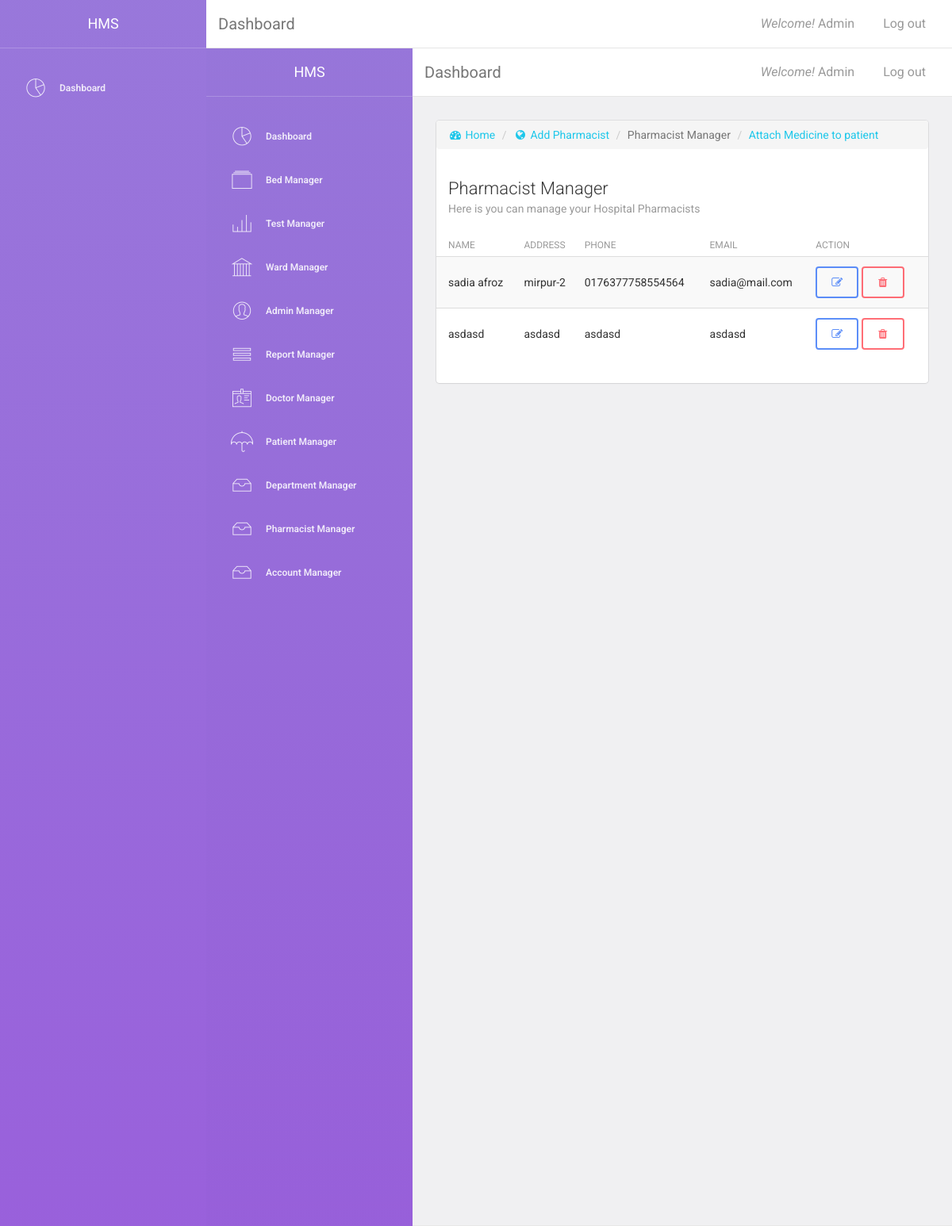
Screenshot of /manage_pharmacist.php (signed in) with the database file from the repository.
### tables this page shows
CREATE TABLE `tbl_pharmacist` (
  `pharmacist_id` int(11) NOT NULL,
  `pharmacist_name` varchar(50) NOT NULL,
  `pharmacist_address` varchar(50) NOT NULL,
  `pharmacist_phone` varchar(50) NOT NULL,
  `pharmacist_email` varchar(50) NOT NULL
);

### content/pharmacist_manager.php (the view, shortened to what this page needs)
<?php
require '../function/db_connect.php';
$sql = "SELECT * FROM tbl_pharmacist";
$result = mysqli_query($conn, $sql);
?>
<!DOCTYPE html>
<html lang="en">
<head>
    <link rel="stylesheet" href="../assets/css/jquery.dataTables.min.css">
    <link href="../assets/css/bootstrap.min.css" rel="stylesheet" />
    <link href="../assets/css/light-bootstrap-dashboard.css" rel="stylesheet"/>
    <link href="http://maxcdn.bootstrapcdn.com/font-awesome/4.2.0/css/font-awesome.min.css" rel="stylesheet">
    <link href="../assets/css/pe-icon-7-stroke.css" rel="stylesheet" />
</head>
<body>
<div class="wrapper"  style="height: 1000px !important;">
    <div class="sidebar" data-color="purple" data-image="../assets/img/sidebar-5.jpg">
        <div class="sidebar-wrapper">
            <div class="logo">
                <a href="../index.php" class="simple-text">
                    HMS
                </a>
            </div>
            <ul class="nav">
                <li class="<?php if (basename($_SERVER['PHP_SELF'])=='index.php') echo 'active';?>">
                    <a href="../index.php">
                        <i class="pe-7s-graph"></i>
                        <p>Dashboard</p>
                    </a>
                </li>
                <li>
                    <a href="../manage_bed.php">
                        <i class="pe-7s-albums"></i>
                        <p>Bed Manager</p>
                    </a>
                </li>
                <li>
                    <a href="../manage_test.php">
                        <i class="pe-7s-graph3"></i>
                        <p>Test Manager</p>
                    </a>
                </li>
                <li>
                    <a href="../manage_ward.php">
                        <i class="pe-7s-culture"></i>
                        <p>Ward Manager</p>
                    </a>
                </li>
                <li>
                    <a href="../manage_admin.php">
                        <i class="pe-7s-user"></i>
                        <p>Admin Manager</p>
                    </a>
                </li>
                <li>
                    <a href="../manage_report.php">
                        <i class="pe-7s-menu"></i>
                        <p>Report Manager</p>
                    </a>
                </li>
                <li>
                    <a href="../manage_doctor.php">
                        <i class="pe-7s-id"></i>
                        <p>Doctor Manager</p>
                    </a>
                </li>
                <li>
                    <a href="../manage_patient.php">
                        <i class="pe-7s-umbrella"></i>
                        <p>Patient Manager</p>
                    </a>
                </li>
                <li>
                    <a href="../manage_department.php">
                        <i class="pe-7s-drawer"></i>
                        <p>Department Manager</p>
                    </a>
                </li>
                <li class="<?php if (basename($_SERVER['PHP_SELF'])=='pharmacist_manager.php') echo 'active';?>">
                    <a href="pharmacist_manager.php">
                        <i class="pe-7s-drawer"></i>
                        <p>Pharmacist Manager</p>
                    </a>
                </li>
                <li>
                    <a href="../manage_account.php">
                        <i class="pe-7s-drawer"></i>
                        <p>Account Manager</p>
                    </a>
            </ul>
        </div>
    </div>
    <div class="main-panel">
        <?php require 'header.php'; ?>
        <div class="content">
            <div class="container-fluid">
                <div class="row">
                    <div class="col-md-12">
                        <div class="card">
                            <ol class="breadcrumb">
                                <li><a href="index.php"><i class="fa fa-dashboard"></i> Home</a></li>
                                <li><a href="add_pharmacist.php"><i class="fa fa-globe"></i> Add Pharmacist</a></li>
                                <li class="active">Pharmacist Manager</li>
                                <li><a href="add_medicin_to_patient.php">Attach Medicine to patient</a></li>
                            </ol>
                            <div class="header">
                                <h4 class="title">Pharmacist Manager</h4>
                                <p class="category">Here is you can manage your Hospital Pharmacists</p>
                            </div>
                            <div class="content table-responsive table-full-width">
                                <table class="table table-hover table-striped" id="myTable">
                                    <thead>
                                    <th>Name</th>
                                    <th>Address</th>
                                    <th>Phone</th>
                                    <th>Email</th>
                                    <th>Action</th>
                                    </thead>
                                    <tbody>
                                    <?php
                                    while ($row = mysqli_fetch_assoc($result)) {
                                        ?>
                                        <tr>
                                            <td><?php echo $row['pharmacist_name'] ?></td>
                                            <td><?php echo $row['pharmacist_address'] ?></td>
                                            <td><?php echo $row['pharmacist_phone'] ?></td>
                                            <td><?php echo $row['pharmacist_email'] ?></td>
                                            <td>
                                                <a href="edit_pharmacist.php?id=<?php echo $row['pharmacist_id']; ?>" class="btn btn-primary" data-toggle="tooltip" title="Edit Pharmacist"><i class="fa fa-pencil-square-o"></i></a>
                                                <a href="../function/delete_pharmacist.php?id=<?php echo $row['pharmacist_id']; ?>" class="btn btn-danger" data-toggle="tooltip" title="Delete Pharmacist" onclick="return check_delete();"><i class="fa fa-trash"></i></a>
                                            </td>
                                        </tr>
                                    <?php } ?>
                                    </tbody>
                                </table>
                            </div>
                        </div>
                    </div>
                </div>
            </div>
        </div>
    </div>
</div>
</body>
</html>

### rows the page displays
tbl_pharmacist: pharmacist_name "sadia afroz", pharmacist_address "mirpur-2", pharmacist_phone "0176377758554564", pharmacist_email "sadia@mail.com"
tbl_pharmacist: pharmacist_name "asdasd", pharmacist_address "asdasd", pharmacist_phone "asdasd", pharmacist_email "asdasd"

### other values shown
$_SESSION["admin_name"] "Admin Admin"
